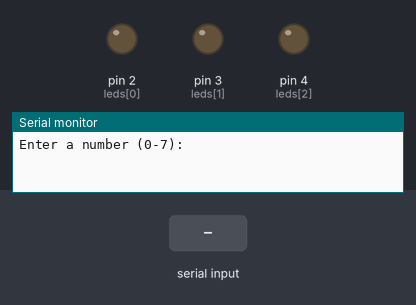
Bench run of a sketch on a simulated Arduino Uno, built with avr-gcc and run on an emulated ATmega328P. Shown: output pins drawn as LEDs (lit = HIGH), the last lines printed to the serial monitor. Inputs (shaded band) come from the test bench.

Above: at 1.2 s.
1.3 s: "5\n" received over Serial
At 2.1 s:
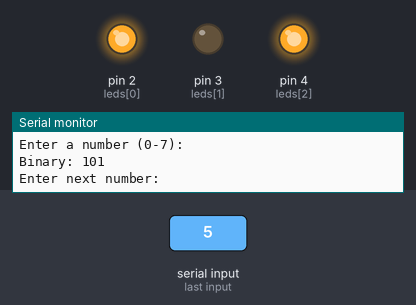
3.8 s: "90,45\n" received over Serial
Timing chart, 0 to 6.8 s (numbered marks = the images above; inputs shaded):
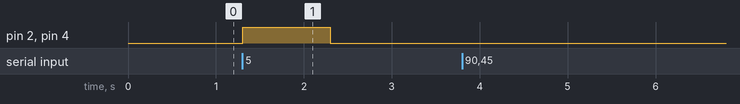

Measured:
- after the input at 1.3 s, pin 2 (leds[0]), pin 4 (leds[2]): LOW → HIGH at once, → LOW 1.0 s later

The sketch:

code.ino
```cpp
// arduino pins to which we'll connect the led
int leds[3] = {2, 3, 4};

void setup() {
  Serial.begin(9600);
  for (int i = 0; i < 3; i++) {
    pinMode(leds[i], OUTPUT);
  }
  Serial.println("Enter a number (0-7): ");
}

void loop() {
  if (Serial.available() > 0) {
    int num = Serial.parseInt();

    if (num >= 0 && num <= 7) {
      Serial.print("Binary: ");

      for (int i = 0; i < 3; i++) {
        int bitVal = (num >> i) & 1;
        digitalWrite(leds[i], bitVal);

        Serial.print(bitVal);
      }

      Serial.println();
    } else {
      Serial.println("Invalid input! Enter number between 0 and 7.");
    }

    Serial.println("Enter next number:");
  }
}
```
